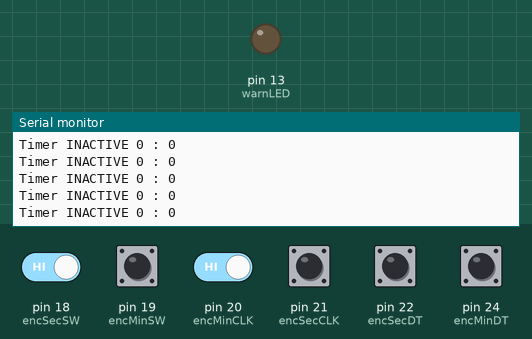
This sketch was run on a simulated Arduino Mega 2560, built with avr-gcc and run on an emulated ATmega2560. Parts: output pins drawn as LEDs (lit = HIGH), the last lines printed to the serial monitor. The test bench sets the inputs (shaded band); at power-on: pin 18 (encSecSW), pin 19 (encMinSW), pin 20 (encMinCLK), pin 21 (encSecCLK), pin 22 (encSecDT), pin 24 (encMinDT) HIGH.

Above: at 1.2 s.
1.3 s: pin 18 (encSecSW) driven LOW and pin 20 (encMinCLK) driven LOW
At 1.41 s:
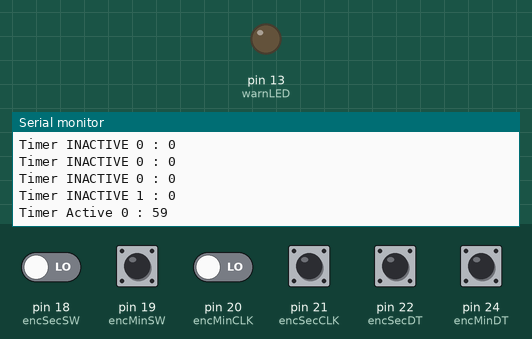
At 1.91 s:
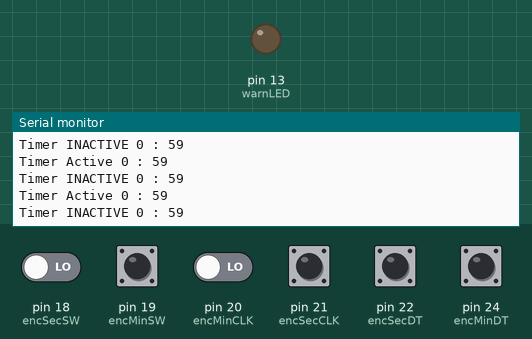
Timing chart, 0 to 4.3 s (numbered marks = the images above; inputs shaded):
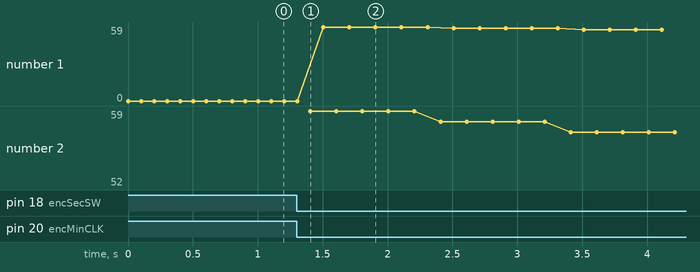

Measured:
- after the input at 1.3 s, the serial monitor: prints a new line at once (image 1)
- plotted number 1: 0 → 52 after the input at 1.3 s

The sketch:

Timer-Maincode.ino
```cpp
#define encMinDT 24
#define encMinCLK 20 // Interrupt
#define encMinSW 19

#define encSecDT 22
#define encSecCLK 21 // Interrupt
#define encSecSW 18

#define warnLED 13
//#define actLED xx

int prevEncMinDT;
int prevEncMinCLK;
int prevEncMinSW;
int prevEncSecDT;
int prevEncSecCLK;
int prevEncSecSW;
unsigned long previousMillis = 0;
unsigned long last_timerGo_debounce_time;
unsigned long last_Reset_debounce_time;
const long interval = 1000;         //interval = 1 second
int actualMin = 0;
int actualSec = 0;
int blinktimes = 0;
bool timerGo = 0;

int encPosMin = 0;
int prevEncPosMin = 0;
int encPosSec = 0;
int prevEncPosSec = 0;
bool timerGoDetect = 0;
bool prevTimerGoDetect = 0;
bool resetDetect = 0;
bool prevResetDetect = 0;

void setup()
{
  Serial.begin(9600);
  pinMode(encMinDT, INPUT_PULLUP);
  pinMode(encMinCLK, INPUT_PULLUP);
  pinMode(encMinSW, INPUT_PULLUP);
  pinMode(encSecDT, INPUT_PULLUP);
  pinMode(encSecCLK, INPUT_PULLUP);
  pinMode(encSecSW, INPUT_PULLUP);
  attachInterrupt(digitalPinToInterrupt(encMinCLK), doEncoderMin, CHANGE);
  attachInterrupt(digitalPinToInterrupt(encSecCLK), doEncoderSec, CHANGE);
  prevEncMinDT = digitalRead(encMinDT);
  prevEncMinCLK = digitalRead(encMinCLK);
  prevEncMinSW = digitalRead(encMinSW);
  prevEncSecDT = digitalRead(encSecDT);
  prevEncSecCLK = digitalRead(encSecCLK);
  prevEncSecSW = digitalRead(encSecSW);
  pinMode(warnLED, OUTPUT);


}

/////////////////////////////////////////////////////////////////////////////////////////////////
void loop(){

  unsigned long currentMillis = millis();
  unsigned long totalSecs;

  resetDetect = digitalRead(encMinSW);
  if(resetDetect == LOW){
    actualSec = 0;
    actualMin = 0;
    timerGo = 0;
    resetDetect = HIGH;
  }


  timerGoDetect = digitalRead(encSecSW);                // ADD DEBOUNCE
  if(timerGoDetect == LOW){
    timerGo = !timerGo;
    timerGoDetect = HIGH;
  }

 totalSecs = actualSec + (actualMin * 60);

  if(timerGo == 1 && totalSecs > 0) {
    if (currentMillis - previousMillis >= interval){
      previousMillis = currentMillis;
      actualSec--;
      }
    if(timerGo == 1 && actualSec < 0){                  // dis important, actually counts 01-00-59 now
      actualSec = 59;
      actualMin--;
      }
   Serial.print("Timer Active");
   //digitalWrite(actLED, HIGH);
  }

  if(actualSec <= 0 && actualMin <= 0){                                       // stops timer if time = 0 and prevents neg times
    timerGo = 0;
    actualSec = 0;
    actualMin = 0;
    }


  if(timerGo == 0){
    Serial.print("Timer INACTIVE");
    //digitalWrite(actLED, LOW);
  }

  //all the actualMin and actualSec modification below here

  if(encPosMin > prevEncPosMin){                    // detect CW/CCW rotation --> increase/decrease times (actualMin, actualSec)
  actualMin ++;
  }
  if(encPosMin < prevEncPosMin && actualMin > 0){   //blocks manually decreasing into negative numbers
  actualMin --;
  }
  if(encPosSec > prevEncPosSec){                    //each step of the encoder increases/decreases Seconds by 5
  actualSec = actualSec + 5;
  }
  if(encPosSec < prevEncPosSec && actualSec > 0){
  actualSec = actualSec - 5;
  }

  // all the Resets happen below this line

  prevEncPosMin = encPosMin;
  prevEncPosSec = encPosSec;

  Serial.print(" ");
  Serial.print(actualMin);
  Serial.print(" : ");
  Serial.print(actualSec);
  Serial.println();
  delay(100);
}         //// END OF MAIN LOOP

/////////////////////////////////////////////////////////////////////////////////////////////////

/// ISR doEncoderMin
void doEncoderMin(){
  int actualMinCLK = digitalRead(encMinCLK);
  int actualencMinDT = digitalRead(encMinDT);
  static unsigned long last_interrupt_time = 0;
  unsigned long interrupt_time = millis();
 if (interrupt_time - last_interrupt_time > 50){
  if ((actualMinCLK == 1) and (prevEncMinCLK == 0)){
    if (actualencMinDT == 1)
    encPosMin--;
    else
    encPosMin++;
  }

  if ((actualMinCLK == 0) and (prevEncMinCLK == 1)){
    if (actualencMinDT == 1)
    encPosMin++;
    else
    encPosMin--;
  }
   }
     prevEncMinCLK = actualMinCLK;
  last_interrupt_time = interrupt_time;
}


/// ISR doEncoderSec
void doEncoderSec(){
  int actualSecCLK = digitalRead(encSecCLK);
  int actualencSecDT = digitalRead(encSecDT);
  static unsigned long last_interrupt_time = 0;
  unsigned long interrupt_time = millis();
 if (interrupt_time - last_interrupt_time > 50){
  if ((actualSecCLK == 1) and (prevEncSecCLK == 0)){
    if (actualencSecDT == 1)
    encPosSec--;
    else
    encPosSec++;
  }

  if ((actualSecCLK == 0) and (prevEncSecCLK == 1)){
    if (actualencSecDT == 1)
    encPosSec++;
    else
    encPosSec--;
  }
 }
   prevEncSecCLK = actualSecCLK;
  last_interrupt_time = interrupt_time;
}


/// Subroutine blinkhandler

int blinkhandler(){
  unsigned long curBlinkMillis = millis();
  unsigned long prevBlinkMillis = 0;
  int blinkIntervalShort = 100;
  int blinkIntervalLong = 1000;
  int blinkTimes = 0;
  bool warnLEDState = 0;
  int n = 0;

    if (curBlinkMillis - prevBlinkMillis >= blinkIntervalLong){
    prevBlinkMillis = curBlinkMillis;
      if(actualMin < 4){
          blinkTimes = 1;
            while(n < blinkTimes){
              if (curBlinkMillis - prevBlinkMillis >= blinkIntervalShort){
                    prevBlinkMillis = curBlinkMillis;
                    warnLEDState = !warnLEDState;
                    digitalWrite(warnLED, warnLEDState);
                    n++;
                    }}}

      if(actualMin < 2){
      blinkTimes = 2;
      while(n < blinkTimes){
              if (curBlinkMillis - prevBlinkMillis >= blinkIntervalShort){
                    prevBlinkMillis = curBlinkMillis;
                    warnLEDState = !warnLEDState;
                    digitalWrite(warnLED, warnLEDState);
                    n++;
                    }}}

      if(actualMin < 1){
      blinkTimes = 3;
      while(n < blinkTimes){
              if (curBlinkMillis - prevBlinkMillis >= blinkIntervalShort){
                    prevBlinkMillis = curBlinkMillis;
                    warnLEDState = !warnLEDState;
                    digitalWrite(warnLED, warnLEDState);
                    n++;
                    }}}

      if(actualMin == 0 && actualSec < 30){                                    //30s Warnblinker permanent
            if (curBlinkMillis - prevBlinkMillis >= blinkIntervalShort){
                    prevBlinkMillis = curBlinkMillis;
                    warnLEDState = !warnLEDState;
                    digitalWrite(warnLED, warnLEDState);
                    n++;
                    }}
      else{
        warnLEDState = 0;
      }}
      return;
      }
      // */
```
